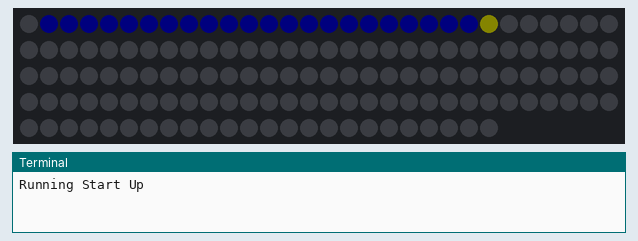
The program below on a simulated Raspberry Pi (BCM pin numbers). On the bench: 144 RGB LEDs in strip order, left to right, continuing on the next row, the last lines printed to the terminal. Dim RGB values are drawn brighter than linear; the clock reads 2024-03-15 10:24:30 at power-on unless the program sets it.

Above: at 2.3 s.
At 5.5 s:
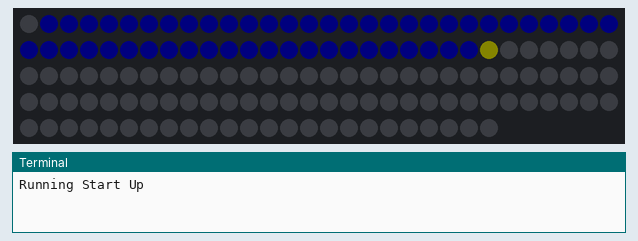
At 8.7 s:
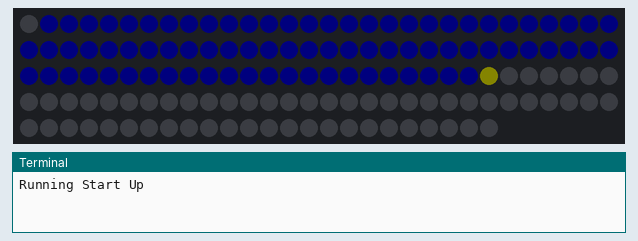
At 15.2 s:
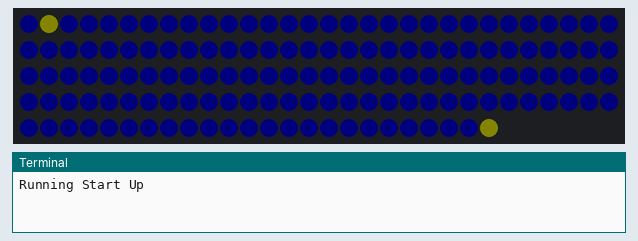
At 22.5 s:
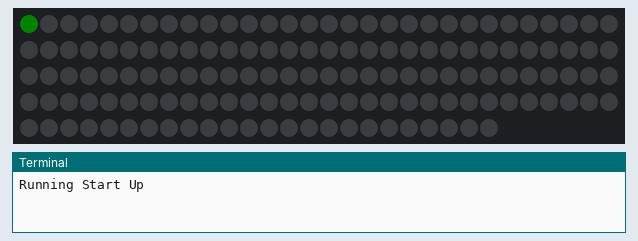
At 28.5 s:
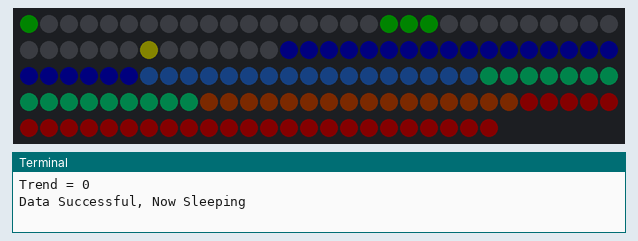

The program:

owmneopixelbarometer.py
```python
import json
import time
import requests
import neopixel
import board

# Set Globals - baro, open weather map code & to check if the connection has run
baro = 1050
code = 800
run = 0
trend = "steady"

# Set list for 3 hours (every 5 min updates to determine trend)
barolist = [0]*37  # Initialize list with 37 zeros

# Set Colours
DRY = (255, 0, 0)
YELLOW = (255, 150, 0)
FAIR = (100, 64, 0)
CHANGE = (0, 255, 165)
CYAN = (0, 255, 255)
STORM = (0, 0, 139)
RAIN = (65, 105, 225)
SNOW_COLOR = (255, 255, 255)  # Renamed to avoid conflict with 'SNOW' list

FALLING = (255, 0, 0)
RISING = (0, 0, 225)
STEADY = (0, 255, 0)

SUNNY = (255, 255, 0)
CLOUDY = (0, 255, 255)
PARTLYCLOUDY = (0, 255, 255)
NIGHTCLEAR = (0, 255, 255)
THUNDERSTORM_COLOR = (255, 150, 0)  # Renamed to avoid conflict
FOGGY = (125, 125, 125)

RED = (255, 0, 0)
GREEN = (0, 255, 0)

OFF = (0, 0, 0)

# Set NeoPixel Details - Pin/Number Pixels/Brightness etc
pixels = neopixel.NeoPixel(board.D18, 144, brightness=0.03, auto_write=False)

print("Running Start Up")

# Start up Lights
n = 1
t_end = time.time() + 22.32 * 1
while time.time() < t_end:
    n = n + 1
    if n >= 144:
        n = 1
    pixels[n] = SUNNY
    pixels[n-1] = STORM
    pixels.show()
    time.sleep(0.1)

pixels.fill(OFF)
pixels.show()

# Set OpenWeatherMap API
def getconditions():
    global run, baro, code, barolist  # Added barolist here
    try:
        gettingdata()
        print("Getting Data")
        api_key = "YOUR_API_KEY"  # Replace with your actual API key
        lat = YOUR_LATITUDE       # Replace with your actual latitude (e.g., 33.44)
        lon = YOUR_LONGITUDE      # Replace with your actual longitude (e.g., -94.04)

        # Ensure 'current' data is included
        url = f"https://api.openweathermap.org/data/3.0/onecall?lat={lat}&lon={lon}&exclude=minutely,hourly,daily,alerts&units=metric&appid={api_key}"

        response = requests.get(url)
        if response.status_code == 200:
            data = response.json()
            # Print the data to inspect its structure (optional)
            # print(json.dumps(data, indent=4))

            if 'current' in data:
                baro = int(data["current"]["pressure"])
                print(f"Pressure: {baro} hPa")
                code = int(data["current"]["weather"][0]["id"])
                print(f"Weather Code: {code}")
                barolist.append(baro)
                barolist = barolist[-36:]
                run = 1
            else:
                print("The 'current' key is not present in the API response.")
                run = 0
        else:
            print(f"Error fetching data: {response.status_code}")
            run = 0
            time.sleep(120)
    except requests.exceptions.RequestException as e:
        pixels[0] = RED
        pixels.show()
        print("Error on Data:", e)
        run = 0
        time.sleep(120)
    except KeyError as e:
        print(f"KeyError: {e} key not found in the API response.")
        run = 0
    except Exception as e:
        print(f"An unexpected error occurred: {e}")
        run = 0

# Set Barometer Pixel
def barometer():
    # Barometer pixels from 43 to 143 - 950Mb to 1050Mb, Each Pixel Editable
    for i in range(43, 144):
        baro_value = 950 + (i - 43)
        if baro >= baro_value and baro < 1060:
            if baro_value < 973:
                pixels[i] = STORM
            elif baro_value < 990:
                pixels[i] = RAIN
            elif baro_value < 1006:
                pixels[i] = CHANGE
            elif baro_value < 1022:
                pixels[i] = FAIR
            else:
                pixels[i] = DRY
        else:
            pixels[i] = OFF

def current_weather():
    global code
    # Code Ranges
    scatteredclouds = [802, 803]
    showers = [521, 522, 531]
    heavyrain = [502, 503, 504]
    thunderstorm_codes = [200, 201, 202, 210, 211, 212, 221, 230, 231, 232]
    snow_codes = [600, 601, 602, 620, 622]
    sleet = [611, 615]
    fog = [701, 741]

    decoded = ""

    # Clear previous weather pixels
    weather_pixels = [25, 27, 30, 34, 36]
    for pixel in weather_pixels:
        pixels[pixel] = OFF

    if code == 800:
        decoded = "Sunny"
        pixels[36] = SUNNY

    elif code == 801:
        decoded = "Few Clouds"
        pixels[34] = CLOUDY

    elif code in scatteredclouds:
        decoded = "Scattered Clouds"
        pixels[36] = CLOUDY

    elif code == 804:
        decoded = "Overcast"
        pixels[36] = CLOUDY

    elif code in showers or code == 500 or code == 501:
        decoded = "Rain"
        pixels[30] = RAIN

    elif code in heavyrain:
        decoded = "Heavy Rain"
        pixels[30] = RAIN

    elif code in thunderstorm_codes:
        decoded = "Thunderstorms"
        pixels[27] = THUNDERSTORM_COLOR

    elif code in snow_codes or code in sleet:
        decoded = "Snow"
        pixels[25] = SNOW_COLOR

    elif code in fog:
        decoded = "Mist / Fog"
        pixels[25] = FOGGY

    else:
        decoded = "Unknown Weather"

    print(decoded)

def trendbasic():
    global barolist  # Declare as global if you modify it
    print(barolist)

    trend_value = barolist[-1] - barolist[-30]
    print("Trend =", trend_value)

    # Clear trend pixels
    trend_pixels = [8, 9, 10, 18, 19, 20, 27, 28, 29, 30]
    for pixel in trend_pixels:
        pixels[pixel] = OFF

    if -0.25 <= trend_value <= 0.25:
        pixels[18] = STEADY
        pixels[19] = STEADY
        pixels[20] = STEADY

    elif trend_value > 0.25:
        pixels[27] = RISING
        pixels[28] = RISING
        pixels[29] = RISING
        pixels[30] = RISING

    elif trend_value < -0.25:
        pixels[8] = FALLING
        pixels[9] = FALLING
        pixels[10] = FALLING

def gettingdata():
    pixels[0] = GREEN
    pixels.show()
    time.sleep(2)
    pixels[0] = OFF
    pixels.show()
    time.sleep(2)
    pixels[0] = GREEN
    pixels.show()
    time.sleep(2)

while True:
    try:
        getconditions()
        barometer()
        current_weather()
        trendbasic()
        pixels.show()
        print("Data Successful, Now Sleeping")
        time.sleep(300)
    except Exception as e:
        print("Data Error, Now Sleeping, Trying Again in 5 Minutes")
        print(e)
        time.sleep(300)
```
